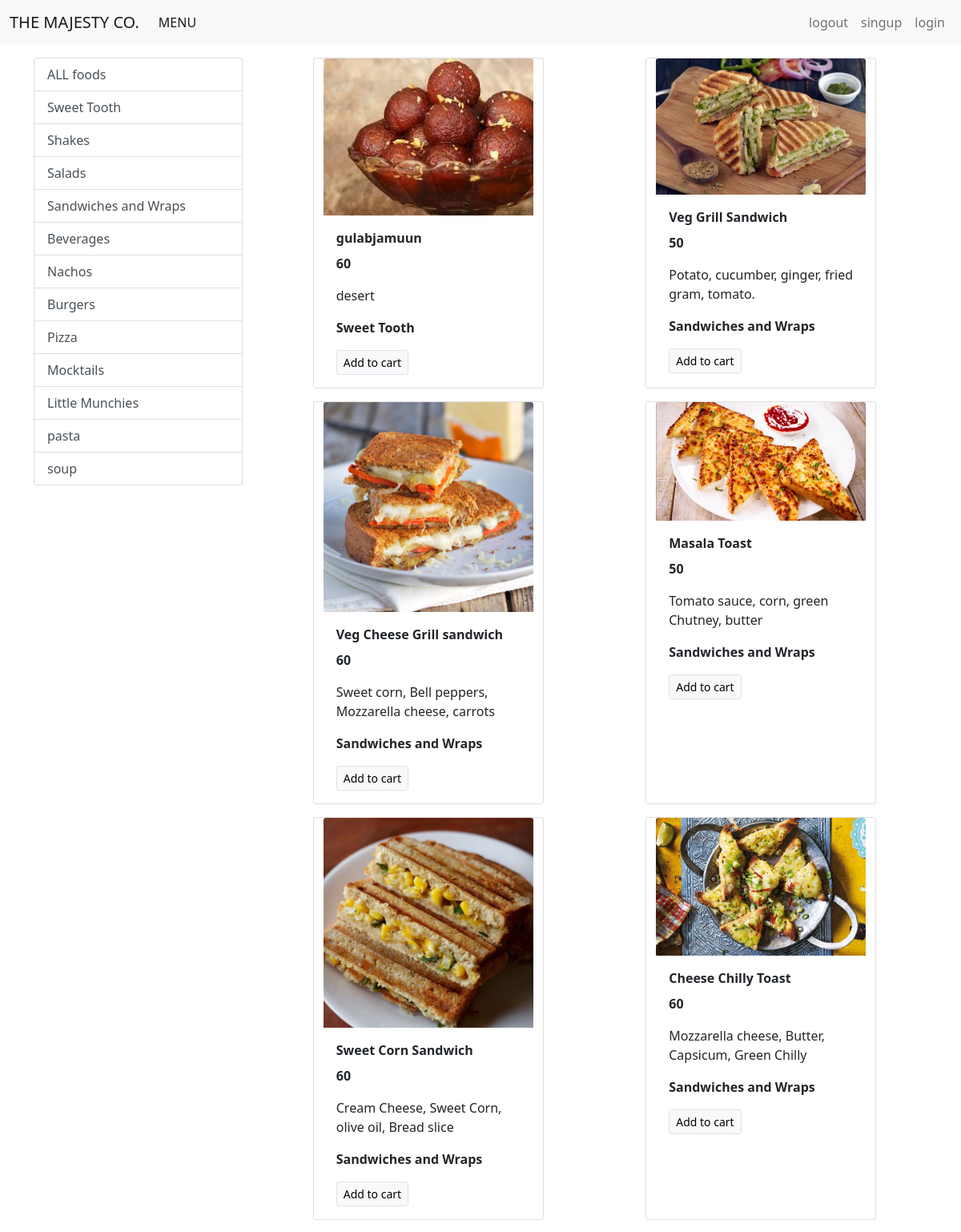
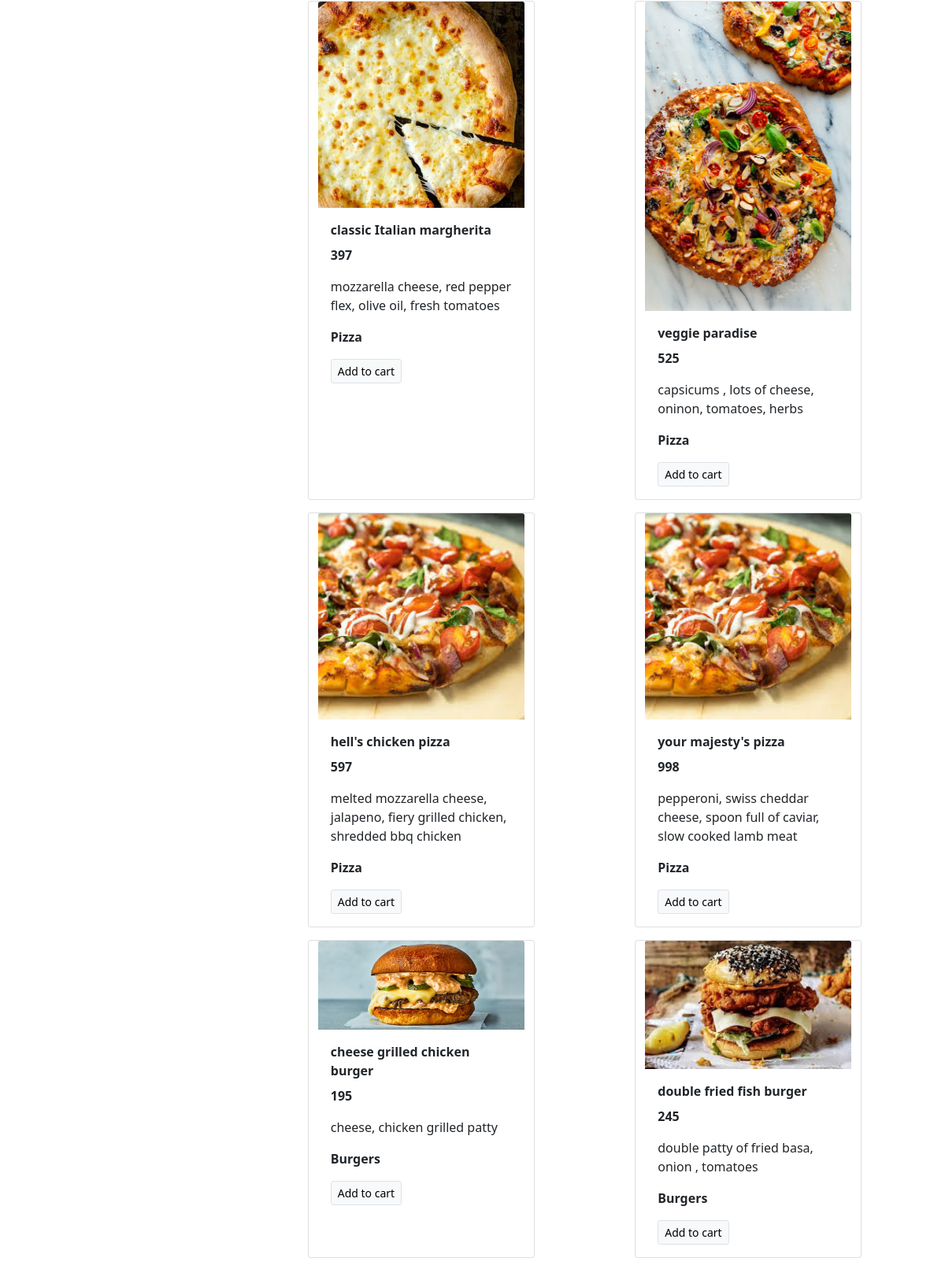
The page / (upper part) on the database its author committed (2 pictures, top to bottom).
### menue/models/category.py (models this page shows)
class Category(models.Model):
    name = models.CharField(max_length=20)
    @staticmethod
    def get_all_categories():
        return Category.objects.all()
    def __str__(self):
        return self.name

### menue/models/product.py (models this page shows, shortened)
class Product(models.Model):
    name = models.CharField(max_length=50)
    price = models.IntegerField(default=0)
    description = models.CharField(max_length=200, default='', null=True, blank=True)
    image = models.ImageField(upload_to='products/')
    category = models.ForeignKey(Category, on_delete=models.CASCADE, default=1)
    @staticmethod
    def get_all_products():
      return Product.objects.all()

### menue/views.py (the view)
# urls.py: path('', index),
def index(request):
    products = None
    categories = Category.get_all_categories()
    categoryID = request.GET.get('category')
    if categoryID:
        products = Product.get_all_products_by_categoryid(categoryID)
    else:
        products = Product.get_all_products()
    data = {}
    data['products'] = products
    data['categories'] = categories
    return render(request, 'index.html', data)

### menue/templates/index.html
{% extends 'base.html' %}
{% block content %}
<div class="container mt-3 ">
 <div class="row">
  <div class="col-lg-3 mx-auto">
    <div class="list-group">
      <a href="/" class="list-group-item list-group-item-action ">ALL foods</a>
      {% for category in categories %}
      <a href="/?category={{category.id}}" class="list-group-item list-group-item-action ">{{category.name}}</a>
      {% endfor %}
    </div>
  </div>
    <div id='product' class="col-lg-9 mx-auto">
      <div class="row mx-auto">
        {% for product in products  %}
         <div class="card mx-auto mb-3" style="width: 18rem;">
           <img src="{{product.image.url}}" class="card-img-top" alt="...">
           <div class="card-body">
             <p class="card-title"><b>{{product.name}}</b></p>
             <p class="card-text"><b>{{product.price}}</b></p>
             <p class="card-text">{{product.description}}</p>
             <p class="card-text"><b>{{product.category}}</b></p>
             <a href="#" class="btn btn-light border btn-sm">Add to cart</a>
           </div>
         </div>
        {%  endfor %}
      </div>
    </div>
  </div>
</div>
{% endblock %}

### menue/templates/base.html (shortened to what this page needs)
<!doctype html>
<html lang="en">
  <head>
    <link href="https://cdn.jsdelivr.net/npm/bootstrap@5.0.0-beta1/dist/css/bootstrap.min.css" rel="stylesheet">
  </head>
  <body>
    <nav class="navbar navbar-expand-lg navbar-light bg-light">
      <div class="container-fluid">
        <a class="navbar-brand" href="#">THE MAJESTY CO.</a>
        <div class="collapse navbar-collapse" id="navbarSupportedContent">
          <ul class="navbar-nav me-auto mb-2 mb-lg-0">
            <li class="nav-item">
              <a class="nav-link active" aria-current="page" href="#">MENU</a>
            </li>
          </ul>
          <ul class="navbar-nav mb-2 mb-lg-0">
            <li class="nav-item">
              <a class="nav-link " aria-current="page" href="#">logout</a>
            </li>
            <li class="nav-item">
              <a class="nav-link " aria-current="page" href="/signup">singup</a>
              </li>
            <li class="nav-item">
              <a class="nav-link " aria-current="page" href="#">login</a>
            </li>
          </ul>
        </div>
      </div>
    </nav>
    {% block content %}{% endblock %}
  </body>
</html>

### rows shown on the page
Category: name "Sweet Tooth"
Category: name "Shakes"
Category: name "Salads"
Category: name "Sandwiches and Wraps"
Category: name "Beverages"
Category: name "Nachos"
Category: name "Burgers"
Category: name "Pizza"
Category: name "Mocktails"
Category: name "Little Munchies"
Category: name "pasta"
Category: name "soup"
Product: image (picture), name "gulabjamuun", price "60", description "desert", category "Sweet Tooth"
Product: image (picture), name "Veg Grill Sandwich", price "50", description "Potato, cucumber, ginger, fried gram, tomato.", category "Sandwiches and Wraps"
Product: image (picture), name "Veg Cheese Grill sandwich", price "60", description "Sweet corn, Bell peppers, Mozzarella cheese, carrots", category "Sandwiches and Wraps"
Product: image (picture), name "Masala Toast", price "50", description "Tomato sauce, corn, green Chutney, butter", category "Sandwiches and Wraps"
Product: image (picture), name "Sweet Corn Sandwich", price "60", description "Cream Cheese, Sweet Corn, olive oil, Bread slice", category "Sandwiches and Wraps"
Product: image (picture), name "Cheese Chilly Toast", price "60", description "Mozzarella cheese, Butter, Capsicum, Green Chilly", category "Sandwiches and Wraps"
Product: image (picture), name "classic Italian margherita", price "397", description "mozzarella cheese, red pepper flex, olive oil, fresh tomatoes", category "Pizza"
Product: image (picture), name "veggie paradise", price "525", description "capsicums , lots of cheese, oninon, tomatoes, herbs", category "Pizza"
Product: image (picture), name "hell's chicken pizza", price "597", description "melted mozzarella cheese, jalapeno, fiery grilled chicken, shredded bbq chicken", category "Pizza"
Product: image (picture), name "your majesty's pizza", price "998", description "pepperoni, swiss cheddar cheese, spoon full of caviar, slow cooked lamb meat", category "Pizza"
Product: image (picture), name "cheese grilled chicken burger", price "195", description "cheese, chicken grilled patty", category "Burgers"
Product: image (picture), name "double fried fish burger", price "245", description "double patty of fried basa, onion , tomatoes", category "Burgers"
